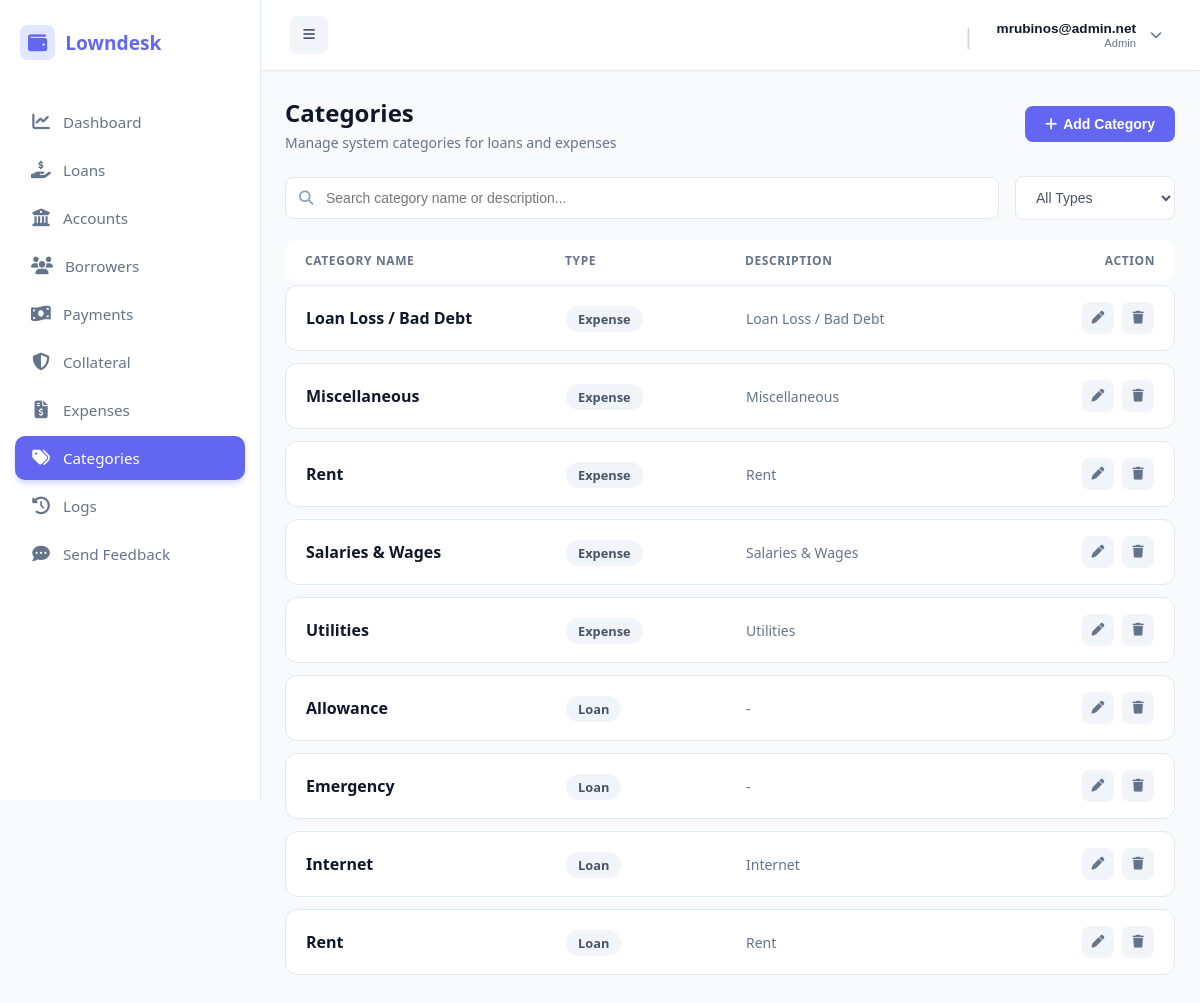
Page /public/index.php?url=category/index (signed in) on the committed database.
### tables this page shows
CREATE TABLE `categories` (
  `id` int(11) NOT NULL,
  `company_id` int(11) NOT NULL,
  `type` varchar(50) NOT NULL,
  `name` varchar(100) NOT NULL,
  `description` text DEFAULT NULL,
  `created_at` timestamp NOT NULL DEFAULT current_timestamp()
);

### app/controllers/CategoryController.php (called while the page is built, shortened)
<?php
require_once __DIR__ . '/../models/Category.php';
class CategoryController {
    public function index() {
        $categoryModel = new Category();
        $categories = $categoryModel->getAllByCompany($_SESSION['user']['company_id']);
        require_once dirname(__DIR__) . '/views/admin/category/index.php';
    }
}

### public/index.php (called while the page is built, shortened)
<?php
require_once __DIR__ . "/../app/core/Database.php";
require_once __DIR__ . "/../app/core/Model.php";
$init = new App();

### app/core/Database.php (called while the page is built)
<?php
class Database {
    private static $host = "localhost";
    private static $port = "3306";
    private static $db   = "loan_saas_db";
    private static $user = "root";
    private static $pass = "";
    public static function getConnection() {
        try {
            $conn = new PDO(
                "mysql:host=" . self::$host . ";port=" . self::$port . ";dbname=" . self::$db,
                self::$user,
                self::$pass
            );
            $conn->setAttribute(PDO::ATTR_ERRMODE, PDO::ERRMODE_EXCEPTION);
            $conn->setAttribute(PDO::ATTR_DEFAULT_FETCH_MODE, PDO::FETCH_ASSOC);
            return $conn;
        } catch (Exception $e) {
            die("Database connection failed: " . $e->getMessage());
        }
    }
}

### app/models/Category.php (called while the page is built, shortened)
<?php
class Category {
    protected $db;
    public function __construct() {
        $loan = new Loan();
        $this->db = $loan->getDb();
    }
    public function getAllByCompany($company_id) {
        $sql = "SELECT * FROM categories WHERE company_id = ? ORDER BY type, name";
        $stmt = $this->db->prepare($sql);
        $stmt->execute([$company_id]);
        return $stmt->fetchAll(PDO::FETCH_ASSOC);
    }
}

### app/core/Model.php (called while the page is built, shortened)
<?php
require_once __DIR__ . "/Database.php";
class Model {
    protected $conn;
    public function __construct() {
        $this->conn = Database::getConnection();
    }
public function getDb() {
    return $this->conn;
}
}

### app/views/admin/category/index.php (the view, shortened to what this page needs)
<?php require_once dirname(__DIR__, 2) . '/layouts/header.php'; ?>
<div class="page-container">
    <div class="page-header">
        <div>
            <h1 class="page-title">Categories</h1>
            <p class="page-subtitle">Manage system categories for loans and expenses</p>
        </div>
        <button type="button" class="btn-add" onclick="openAddModal()">
            <i class="fas fa-plus"></i> Add Category
        </button>
    </div>
    <div class="filter-card">
        <div class="search-wrapper">
            <i class="fas fa-search search-icon"></i>
            <input type="text" id="searchInput" class="search-input" placeholder="Search category name or description..." onkeyup="filterCategories()">
        </div>
        <select id="typeFilter" class="filter-select" onchange="filterCategories()">
            <option value="">All Types</option>
        </select>
    </div>
    <div class="cat-list">
        <div class="cat-row header">
            <div>Category Name</div>
            <div>Type</div>
            <div>Description</div>
            <div style="text-align: right;">Action</div>
        </div>
        <?php if (empty($categories)): ?>
            <div style="padding: 40px; text-align: center; color: #94a3b8; background: #ffffff; border: 1px solid #e2e8f0; border-radius: 12px;">No categories found.</div>
        <?php else: ?>
            <?php foreach ($categories as $cat): ?>
            <div class="cat-row category-item" data-name="<?= strtolower(htmlspecialchars($cat['name'])) ?>" data-type="<?= strtolower(htmlspecialchars($cat['type'])) ?>" data-description="<?= strtolower(htmlspecialchars($cat['description'] ?? '')) ?>">
                <div data-label="Category Name" style="font-weight: 600; color: #0f172a;"><?= htmlspecialchars($cat['name']) ?></div>
                <div data-label="Type">
                    <span style="background:#f1f5f9; padding:4px 12px; border-radius:20px; font-size:0.8rem; text-transform:capitalize; font-weight: 600; color: #475569;">
                        <?= htmlspecialchars($cat['type']) ?>
                    </span>
                </div>
                <div data-label="Description" style="color:#64748b; font-size: 0.875rem;"><?= htmlspecialchars($cat['description'] ?: '-') ?></div>
                <div data-label="Action" class="action-group">
                    <button type="button" class="icon-btn icon-btn-edit"
                            title="Edit Category"
                            data-id="<?= $cat['id'] ?>"
                            data-name="<?= htmlspecialchars($cat['name'] ?? '', ENT_QUOTES) ?>"
                            data-type="<?= htmlspecialchars($cat['type'] ?? '', ENT_QUOTES) ?>"
                            data-description="<?= htmlspecialchars($cat['description'] ?? '', ENT_QUOTES) ?>"
                            onclick="openEditModal(this)">
                        <i class="fas fa-pen"></i>
                    </button>
                    <button type="button" class="icon-btn icon-btn-delete"
                            title="Delete Category"
                            data-id="<?= $cat['id'] ?>"
                            data-name="<?= htmlspecialchars($cat['name'] ?? '', ENT_QUOTES) ?>"
                            onclick="openDeleteModal(this)">
                        <i class="fas fa-trash"></i>
                    </button>
                </div>
            </div>
            <?php endforeach; ?>
        <?php endif; ?>
    </div>
</div>
<?php require_once dirname(__DIR__, 2) . '/layouts/footer.php'; ?>

### app/views/layouts/header.php (style rules this page uses)
:root { --sidebar-bg: #ffffff; --primary-color: #6366f1; --hover-bg: #f5f3ff; --text-main: #1e293b; --text-muted: #64748b; --border-color: #e2e8f0; }
body { margin: 0; font-family: 'Segoe UI', sans-serif; background: #f8fafc; display: flex; }

### app/views/admin/category/index.php (style rules this page uses)
.page-header { display: flex; justify-content: space-between; align-items: center; margin-bottom: 24px; }
.page-title { font-size: 1.5rem; font-weight: 700; color: #0f172a; margin: 0 0 4px 0; }
.page-subtitle { color: #64748b; font-size: 0.875rem; margin: 0; }
.btn-add { background: #6366f1; color: #ffffff; padding: 10px 20px; border: none; border-radius: 8px; cursor: pointer; font-weight: 600; font-size: 0.875rem; display: inline-flex; align-items: center; gap: 6px; transition: background-color 0.2s; text-decoration: none; }
.filter-card { display: flex; gap: 16px; margin-bottom: 20px; align-items: center; }
.search-wrapper { position: relative; flex: 1; }
.search-icon { position: absolute; left: 14px; top: 50%; transform: translateY(-50%); color: #94a3b8; font-size: 0.9rem; }
.search-input { width: 100%; padding: 12px 16px 12px 40px; background: #ffffff; border: 1px solid #e2e8f0; border-radius: 8px; font-size: 0.875rem; color: #1e293b; outline: none; box-sizing: border-box; transition: border-color 0.2s; }
.filter-select { padding: 12px 16px; background: #ffffff; border: 1px solid #e2e8f0; border-radius: 8px; font-size: 0.875rem; color: #475569; outline: none; min-width: 160px; cursor: pointer; }
.cat-list { background: transparent; }
.cat-row { display: grid; grid-template-columns: minmax(180px, 240px) minmax(120px, 160px) 1fr 100px; padding: 16px 20px; background: #ffffff; border: 1px solid #e2e8f0; border-radius: 12px; margin-bottom: 12px; align-items: center; gap: 20px; transition: background-color 0.15s; }
.cat-row.header { background: #ffffff; font-weight: 700; color: #64748b; font-size: 0.75rem; letter-spacing: 0.05em; text-transform: uppercase; border: none; padding: 12px 20px; margin-bottom: 4px; }
.action-group { display: flex; align-items: center; justify-content: flex-end; gap: 8px; }
.icon-btn { width: 32px; height: 32px; border-radius: 8px; display: inline-flex; align-items: center; justify-content: center; border: none; background: #f1f5f9; color: #64748b; cursor: pointer; transition: all 0.2s ease; font-size: 0.8rem; }

### rows in the picture
categories: name "Loan Loss / Bad Debt", type "Expense", description "Loan Loss / Bad Debt"
categories: name "Miscellaneous", type "Expense", description "Miscellaneous"
categories: name "Rent", type "Expense", description "Rent"
categories: name "Salaries & Wages", type "Expense", description "Salaries & Wages"
categories: name "Utilities", type "Expense", description "Utilities"
categories: name "Allowance", type "Loan", description "-"
categories: name "Emergency", type "Loan", description "-"
categories: name "Internet", type "Loan", description "Internet"
categories: name "Rent", type "Loan", description "Rent"

### other values in the picture
$item['label'] "Dashboard"
$item['label'] "Loans"
$item['label'] "Accounts"
$item['label'] "Borrowers"
$item['label'] "Payments"
$item['label'] "Collateral"
$item['label'] "Expenses"
$item['label'] "Categories"
$item['label'] "Logs"
$item['label'] "Send Feedback"
$userName "mrubinos@admin.net"
$userRole ?: 'Active User' "Admin"
